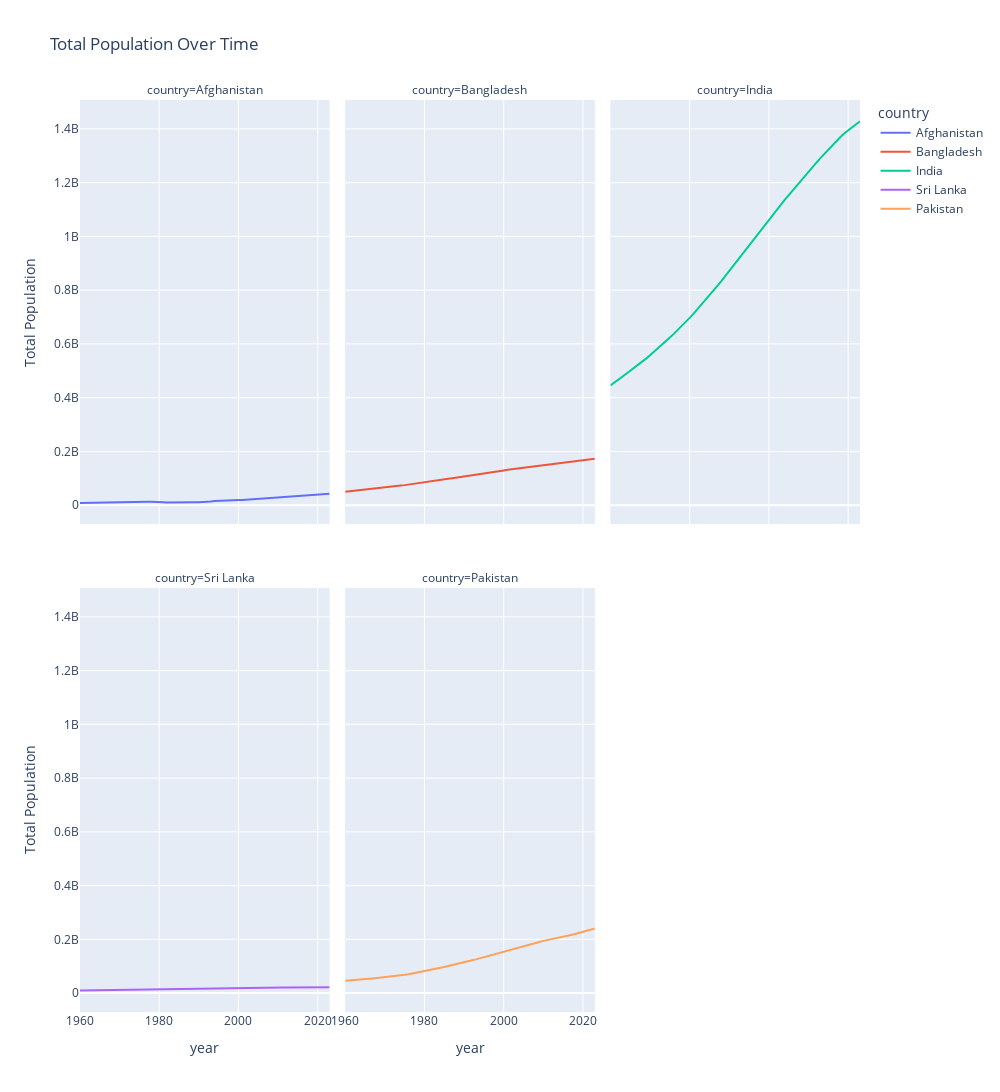

This figure's notebook cell:
### Code cell
import plotly.express as px

# Line plotting using years on the x-axis and total population on the y-axis, grouped by country
fig = px.line(
    df, 
    x='year',
    y='Total Population',
    color='country',
    facet_col='country',  # Separate subplots for each country
    facet_col_wrap=3,     # Arrange subplots into 3 rows
    title='Total Population Over Time'
)

# Update the figure size
fig.update_layout(width=1000, height=1200)

fig.show()
